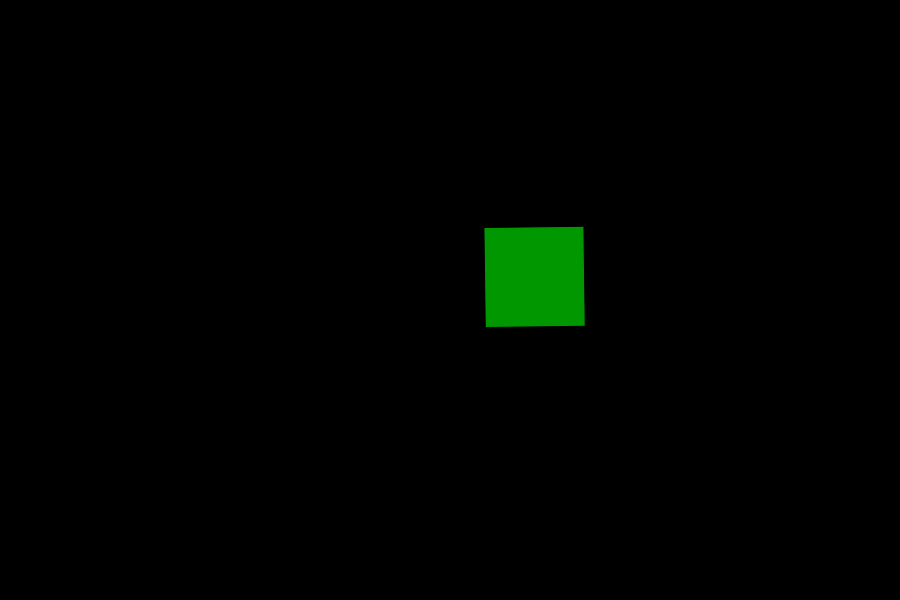
Frame 1 (no input)
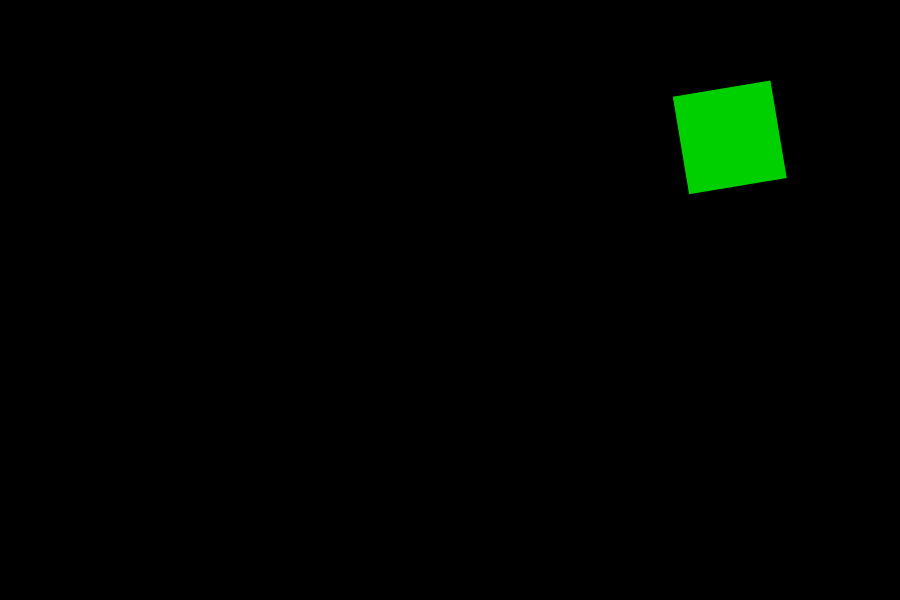
Frame 60 (no input)
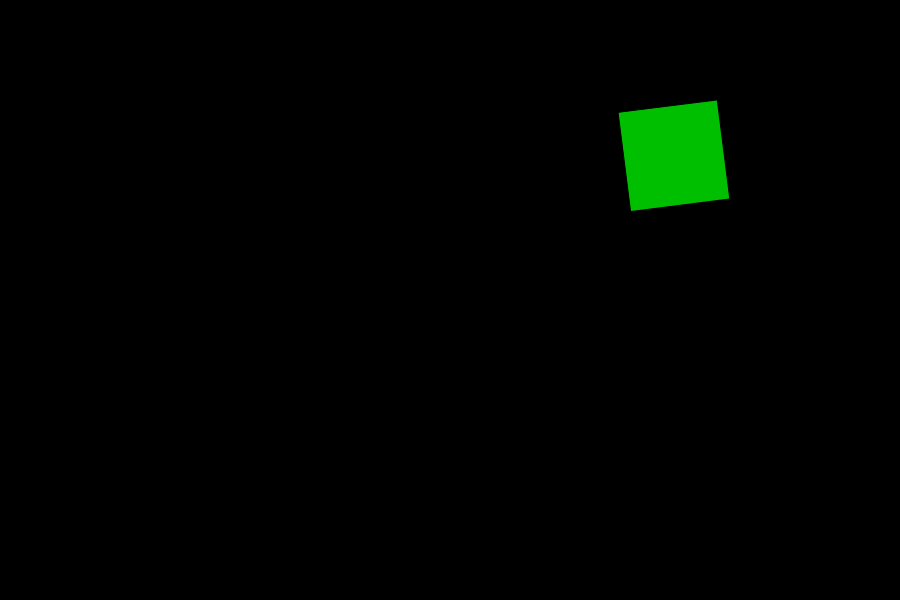
Frame 120 (the mouse pressed at the canvas centre since frame 60)

The p5.js sketch that drew these frames (run headless with seeded random() and noise() and a simulated clock; from frame 60 on, the mouse is pressed at the canvas centre):

// p5.js sketch
// ── sketch.js

var time = 1000;
var nX;
var nY;

function setup() {
    createCanvas(900, 600);
    background(0);
    rectMode(CENTER); // When I define a rectangle the location is the center not the topleft
}

function draw() {
    background(0);
    nX = noise(time);
    nY = noise(time+5);  // attention if noise(time) then nX=nY ie you generate the same random value
    // see p5 documentation. Returns the Perlin noise value at specified coordinates
    // noise returns a random value between 0 and 1
    var locX = map(nX, 0,1,0,width);
    var g = map(nX, 0,1,0,255);
    var locY = map(nY,0,1,0,height);

    var rotZ = map(nX, 0,1,-25,25);
    translate(locX, locY);
    rotate(rotZ);
    fill(0,g,0);
    rect(0,0,100,100);
    time += 0.01;
    // The shape moves around teh center of the screen because that is where the majority of teh distribution lies
    // if we do translate(random(width), height/2) the value can be anywhere to the left or right    
    // So it is a different behavior
}
